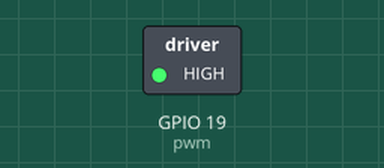
Bench run of a program on a simulated Raspberry Pi (BCM pin numbers). Parts: switched loads named in the program (green lamp = pin HIGH).

Above: at 0.1 s.
Timing chart, 0 to 1.6 s (numbered marks = the images above):
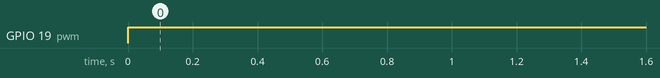

Measured:
- by itself, GPIO 19 (pwm): LOW → HIGH at 0.00 s

The program:

drum_motor_test.py
```python
import RPi.GPIO as GPIO
import time

#PARAMETERS
PWM = 100

# Set up GPIO mode
GPIO.setmode(GPIO.BCM)  # Use Broadcom pin-numbering scheme
GPIO.setup(19, GPIO.OUT)  # Set GPIO pin 17 as an output

# Create a PWM instance on pin 17
pwm = GPIO.PWM(19, 1000)  # 1000 Hz frequency

# Start PWM with a 0% duty cycle (off)
pwm.start(0)

try:
    while True:
        pwm.ChangeDutyCycle(PWM)  # Set duty cycle to 50%
except KeyboardInterrupt:
    # Stop PWM on interrupt (Ctrl+C)
    pwm.stop()
    GPIO.cleanup()


# try:
#     while True:
#         # Increase duty cycle from 0 to 100%
#         for i in range(0, 100):
#             pwm.ChangeDutyCycle(i)
#             time.sleep(.1)
#             print(i)
#         for i in range(100, 0, -1):
#             pwm.ChangeDutyCycle(i)
#             print(i)
#             time.sleep(.1)
```
